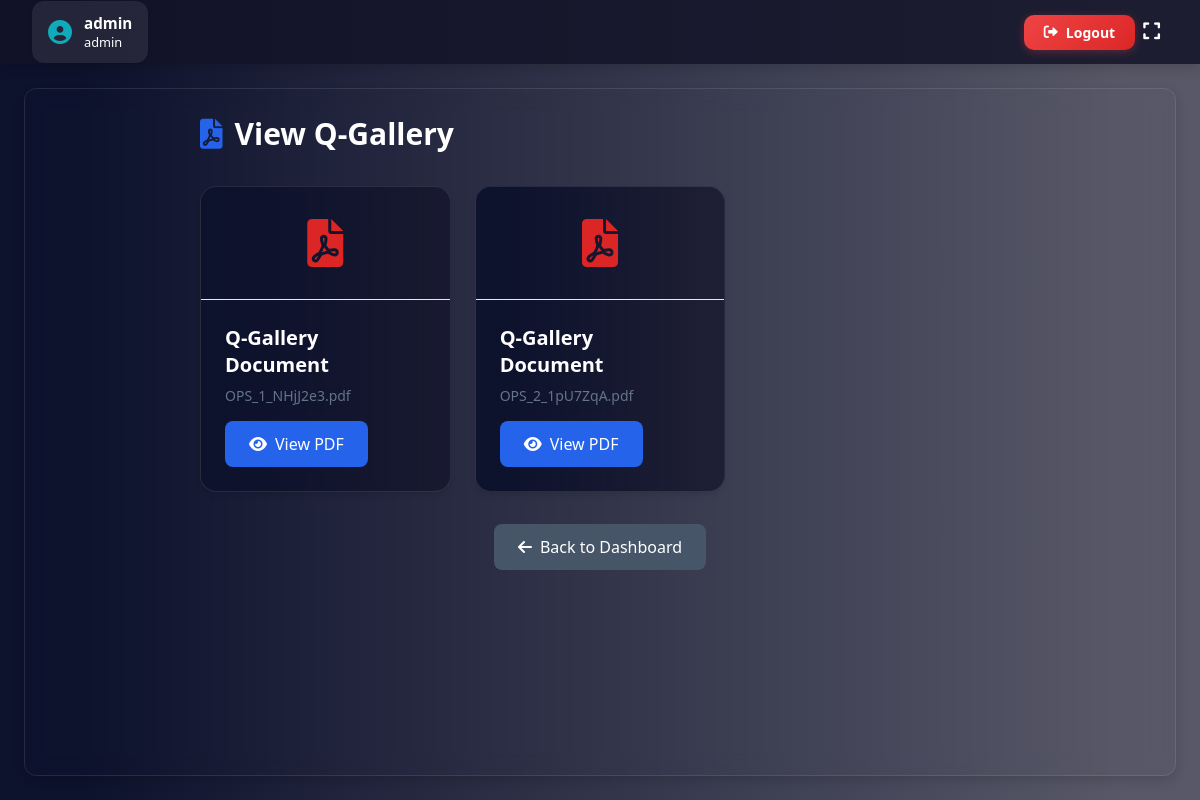
The app's page /view-poc/ (signed in), older data.
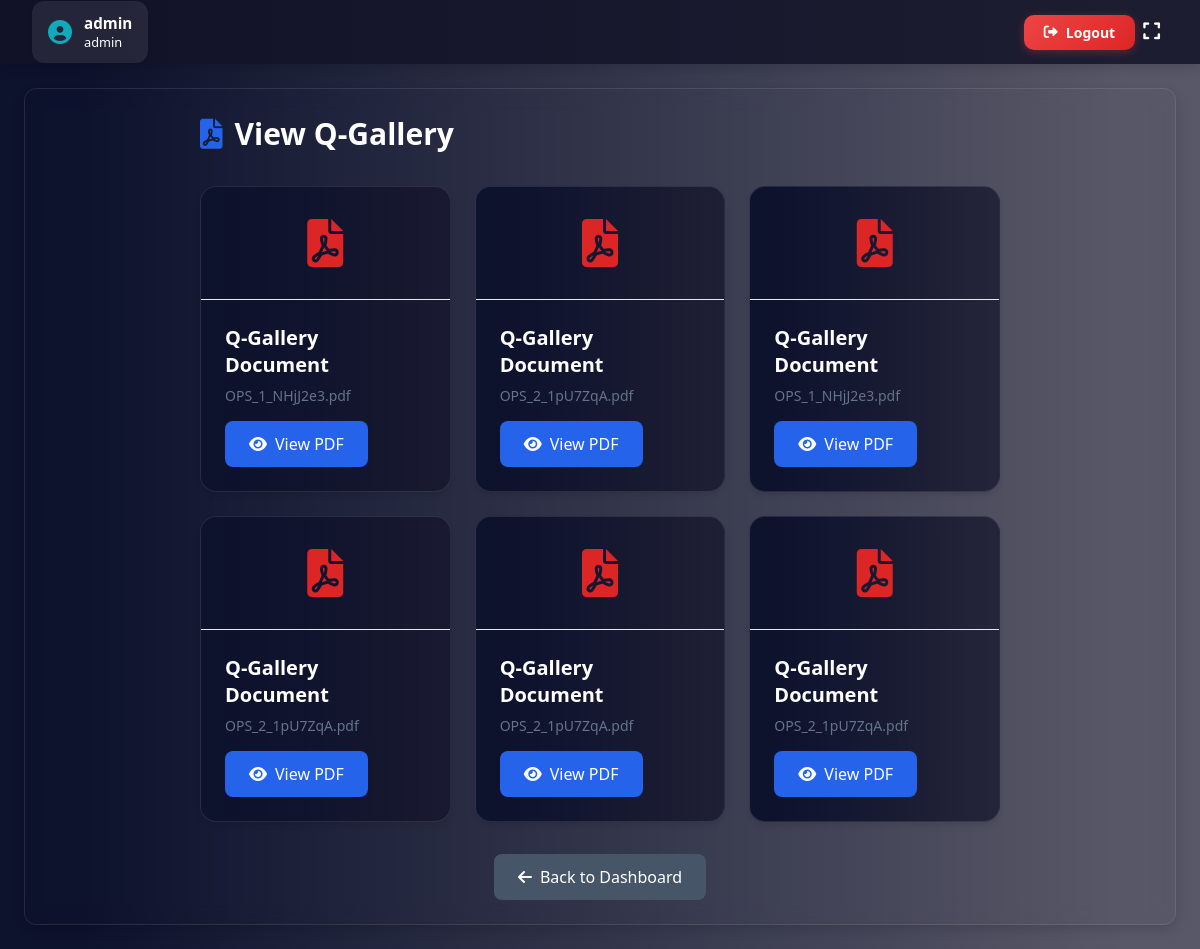
The same page, newer data.
### checksheet1/models.py (models this page shows, shortened)
class POCUpload(models.Model):
    pdf = models.FileField(upload_to=poc_upload_path)
    assigned_startersheets = models.ManyToManyField(
        StarterSheet,
        related_name="assigned_pocs",
        blank=True,
    )

### checksheet1/views.py (the view)
# urls.py: path("view-poc/", view_poc, name="view_poc"),
@login_required
def view_poc(request):
    if request.user.role == "admin":
        checksheets = CheckSheet.objects.all()
        Starter = StarterSheet.objects.all()
        poc_pdfs = POCUpload.objects.all()
    else:
        checksheets = CheckSheet.objects.filter(assigned_users=request.user)
        Starter = StarterSheet.objects.filter(assigned_users=request.user)
        poc_pdfs = POCUpload.objects.filter(
            assigned_startersheets__in=Starter
        ).distinct()
    poc_read_status = {
        poc.id: POCReadStatus.objects.filter(user=request.user, poc=poc).exists()
        for poc in poc_pdfs
    }
    return render(
        request,
        "checksheet/view_poc.html",
        {
            "poc_pdfs": poc_pdfs,
            "checksheets": checksheets,
            "Starter": Starter,
            "poc_read_status": poc_read_status,
        },
    )

### checksheet1/context_processors.py (called while the page is built)
def pending_requests_count(request):
    if request.user.is_authenticated and request.user.role == "admin":
        count = PasswordResetRequest.objects.filter(status="pending").count()
        return {"pending_requests_count": count}
    return {}

### checksheet1/templatetags/custom_tags.py (called while the page is built)
@register.filter
def has_page_access(user, page_name):
    if user.is_authenticated and user.role == "admin":
        return True  # Admin has all access
    return PageAccess.objects.filter(
        user=user, page_name=page_name, has_access=True
    ).exists()

### checksheet1/templates/checksheet/view_poc.html (shortened to what this page needs)
{% extends "checksheet/base.html" %}
{% load static %}
{% block extra_css %}
<link rel="stylesheet" href="{% static 'css/view_poc.css' %}">
{% endblock %}
{% block content %}
<div class="pdf-container">
    <h2 class="page-title">
        <i class="fas fa-file-pdf"></i>
        View Q-Gallery
    </h2>
    <div class="pdf-grid">
        {% for poc in poc_pdfs %}
            <div class="pdf-card">
                <div class="pdf-preview">
                    <i class="fas fa-file-pdf"></i>
                </div>
                <div class="pdf-info">
                    <h3 class="pdf-title">Q-Gallery Document</h3>
                    <p class="pdf-meta">{{ poc.pdf.name|slice:"9:" }}</p>
                    <a href="javascript:void(0);" class="pdf-link view-button" data-pdf-url="{{ poc.pdf.url }}"
                    data-pdf-id="{{ poc.id }}" data-pdf-name="{{ poc.pdf.name|slice:'9:' }}">
                     <i class="fas fa-eye"></i> View PDF
                 </a>
                </div>
            </div>
        {% empty %}
            <div class="empty-state">
                <i class="fas fa-file-upload"></i>
                <h3>No POC Documents Found</h3>
                <p>There are currently no POC documents uploaded to view.</p>
            </div>
        {% endfor %}
    </div>
</div>
<div style="text-align: center; margin-top: 2rem;">
    <a href="{% url 'operator_dashboard' %}" style="display: inline-flex; align-items: center; gap: 0.5rem; padding: 0.75rem 1.5rem; background: #475569; color: white; text-decoration: none; border-radius: 0.5rem; font-weight: 500; transition: all 0.2s ease;">
        <i class="fas fa-arrow-left"></i>
        Back to Dashboard
    </a>
</div>
{% endblock %}

Row changes from the older to the newer data that the page shows:
added POCUpload: pdf.name "OPS_1_NHjJ2e3.pdf"
added POCUpload: pdf.name "OPS_2_1pU7ZqA.pdf"
added POCUpload: pdf.name "OPS_2_1pU7ZqA.pdf"
added POCUpload: pdf.name "OPS_2_1pU7ZqA.pdf"
